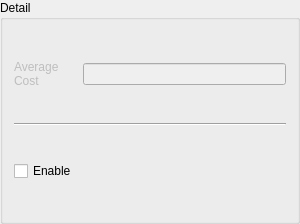
<?xml version="1.0" encoding="UTF-8"?>
<ui version="4.0">
 <class>Detail</class>
 <widget class="QGroupBox" name="Detail">
  <property name="geometry">
   <rect>
    <x>0</x>
    <y>0</y>
    <width>300</width>
    <height>224</height>
   </rect>
  </property>
  <property name="sizePolicy">
   <sizepolicy hsizetype="Expanding" vsizetype="Preferred">
    <horstretch>0</horstretch>
    <verstretch>0</verstretch>
   </sizepolicy>
  </property>
  <property name="windowTitle">
   <string>Detail</string>
  </property>
  <property name="title">
   <string>Detail</string>
  </property>
  <layout class="QGridLayout" name="gridLayout">
   <item row="0" column="0">
    <widget class="QLabel" name="labelAvg">
     <property name="enabled">
      <bool>false</bool>
     </property>
     <property name="text">
      <string>Average
Cost</string>
     </property>
    </widget>
   </item>
   <item row="0" column="1">
    <widget class="QLineEdit" name="lineAvg">
     <property name="enabled">
      <bool>false</bool>
     </property>
     <property name="dragEnabled">
      <bool>true</bool>
     </property>
    </widget>
   </item>
   <item row="1" column="0" colspan="2">
    <widget class="Line" name="line_2">
     <property name="orientation">
      <enum>Qt::Horizontal</enum>
     </property>
    </widget>
   </item>
   <item row="2" column="0">
    <widget class="QCheckBox" name="checkBox">
     <property name="text">
      <string>Enable</string>
     </property>
    </widget>
   </item>
  </layout>
 </widget>
 <resources/>
 <connections>
  <connection>
   <sender>checkBox</sender>
   <signal>stateChanged(int)</signal>
   <receiver>Detail</receiver>
   <slot>checkEnable(int)</slot>
   <hints>
    <hint type="sourcelabel">
     <x>47</x>
     <y>184</y>
    </hint>
    <hint type="destinationlabel">
     <x>149</x>
     <y>111</y>
    </hint>
   </hints>
  </connection>
 </connections>
 <slots>
  <slot>checkEnable(int)</slot>
 </slots>
</ui>
